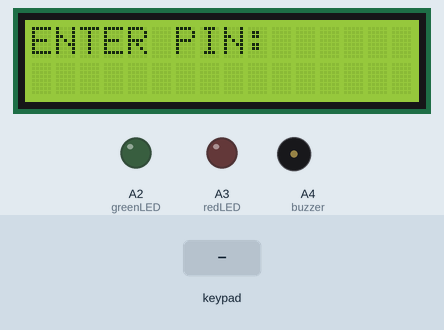
This sketch was run on a simulated Arduino Uno, built with avr-gcc and run on an emulated ATmega328P. Parts: 16×2 character LCD, output pins drawn as LEDs (lit = HIGH), buzzer (waves = sounding). The inputs (shaded band) are chosen by the test bench.

Above: at 1.3 s.
1.4 s: keypad keys 8 9 1 0 1 1 # pressed 0.4 s apart
At 3.5 s:
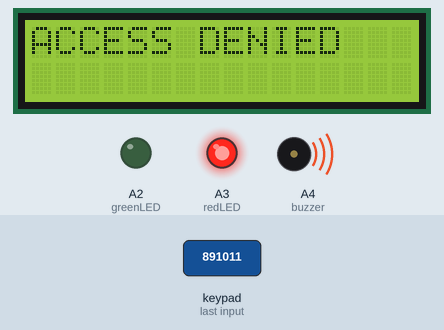
7.2 s: keypad keys 1 2 3 4 pressed 0.4 s apart
At 10.0 s:
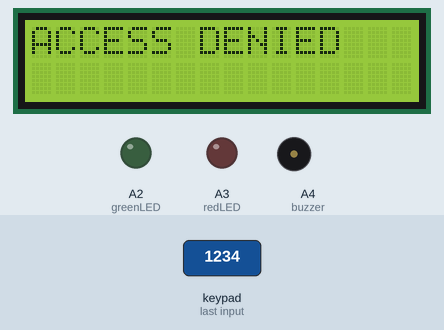
11.8 s: key '1' pressed
At 16.3 s:
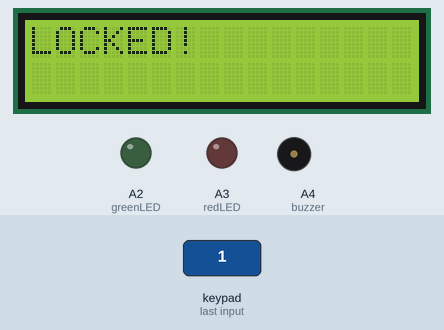
Timing chart, 0 to 17.8 s (numbered marks = the images above; inputs shaded):
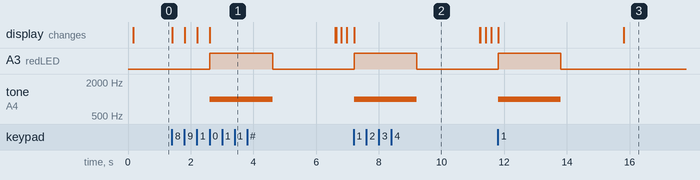

Measured:
- after the input at 1.4 s, A3 (redLED): LOW → HIGH after 1.2 s, → LOW 2.0 s later; tone on A4 (buzzer): silent → 1000 Hz after 1.2 s, → silent 2.0 s later; the display: first changes at once (image 1 shows a later state)
- after the input at 7.2 s, A3 (redLED): LOW → HIGH at once, → LOW 2.0 s later; tone on A4 (buzzer): silent → 1000 Hz at once, → silent 2.0 s later; the display: changes at once (image 2)
- after the input at 11.8 s, A3 (redLED): LOW → HIGH at once, → LOW 2.0 s later; tone on A4 (buzzer): silent → 1000 Hz at once, → silent 2.0 s later; the display: first changes at once (image 3 shows a later state)

The sketch:

keypadandlcd.ino
```cpp
/*
  Author: Tanvi Kohli
  Date: 2026-06-27
  Description: keypad and lcd display password system
*/
#include <LiquidCrystal.h>
#include <Keypad.h>

// LCD (RS, E, D4, D5, D6, D7)
LiquidCrystal lcd(7, 6, 5, 4, 3, 2);

// Keypad
const byte ROWS = 4;
const byte COLS = 4;

char keys[ROWS][COLS] = {
  {'1','2','3','A'},
  {'4','5','6','B'},
  {'7','8','9','C'},
  {'*','0','#','D'}
};

byte rowPins[ROWS] = {8,9,10,11};
byte colPins[COLS] = {12,13,A0,A1};

Keypad keypad = Keypad(makeKeymap(keys), rowPins, colPins, ROWS, COLS);

// Outputs
int greenLED = A2;
int redLED = A3;
int buzzer = A4;

// Password
String correctPIN = "1234";
String enteredPIN = "";

int attempts = 0;
bool locked = false;

void setup() {
  lcd.begin(16,2);
  delay(100);
  lcd.clear();

  pinMode(greenLED, OUTPUT);
  pinMode(redLED, OUTPUT);
  pinMode(buzzer, OUTPUT);

  lcd.setCursor(0,0);
  lcd.print("ENTER PIN:");

  lcd.setCursor(0,1);
  lcd.print("                ");
}

void loop() {

  if (locked) {
    lcd.clear();
    lcd.print("LOCKED!");
    delay(10000);

    locked = false;
    attempts = 0;

    lcd.clear();
    lcd.print("ENTER PIN:");
    return;
  }

  char key = keypad.getKey();

  if (key) {
    enteredPIN += key;

    lcd.setCursor(0,1);
    lcd.print("                ");
    lcd.setCursor(0,1);
    lcd.print(enteredPIN);

    if (enteredPIN.length() == 4) {

      if (enteredPIN == correctPIN) {
        lcd.clear();
        lcd.print("ACCESS GRANTED");

        digitalWrite(greenLED, HIGH);
        delay(3000);
        digitalWrite(greenLED, LOW);

      } else {
        lcd.clear();
        lcd.print("ACCESS DENIED");

        digitalWrite(redLED, HIGH);
        tone(buzzer, 1000);
        delay(2000);
        noTone(buzzer);
        digitalWrite(redLED, LOW);

        attempts++;
        if (attempts >= 3) locked = true;
      }

      enteredPIN = "";
      delay(2000);

      lcd.clear();
      lcd.print("ENTER PIN:");
    }
  }
}
```
